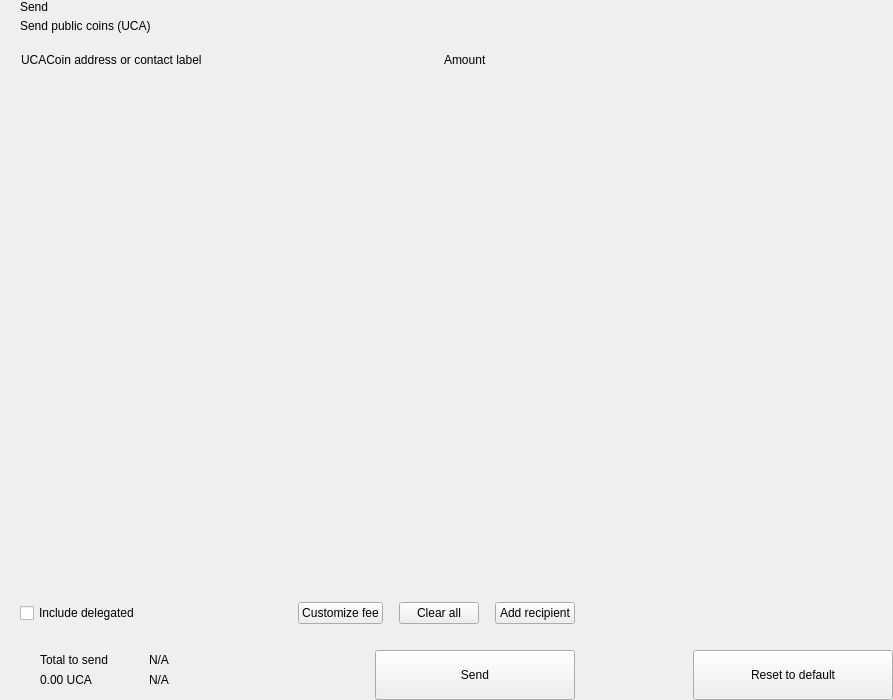
<?xml version="1.0" encoding="UTF-8"?>
<ui version="4.0">
 <class>send</class>
 <widget class="QWidget" name="send">
  <property name="geometry">
   <rect>
    <x>0</x>
    <y>0</y>
    <width>893</width>
    <height>700</height>
   </rect>
  </property>
  <property name="windowTitle">
   <string>Form</string>
  </property>
  <layout class="QHBoxLayout" name="horizontalLayout_2" stretch="2,1">
   <property name="spacing">
    <number>0</number>
   </property>
   <property name="leftMargin">
    <number>0</number>
   </property>
   <property name="topMargin">
    <number>0</number>
   </property>
   <property name="rightMargin">
    <number>0</number>
   </property>
   <property name="bottomMargin">
    <number>0</number>
   </property>
   <item>
    <widget class="QWidget" name="left" native="true">
     <layout class="QVBoxLayout" name="verticalLayout_3">
      <property name="spacing">
       <number>0</number>
      </property>
      <property name="leftMargin">
       <number>0</number>
      </property>
      <property name="topMargin">
       <number>0</number>
      </property>
      <property name="rightMargin">
       <number>0</number>
      </property>
      <property name="bottomMargin">
       <number>0</number>
      </property>
      <item>
       <layout class="QVBoxLayout" name="verticalLayout_22" stretch="0,0,0,1,0,0,0,0">
        <property name="spacing">
         <number>0</number>
        </property>
        <item>
         <layout class="QHBoxLayout" name="horizontalLayout_3">
          <property name="spacing">
           <number>0</number>
          </property>
          <property name="leftMargin">
           <number>20</number>
          </property>
          <property name="rightMargin">
           <number>20</number>
          </property>
          <item>
           <layout class="QVBoxLayout" name="verticalLayout">
            <property name="spacing">
             <number>5</number>
            </property>
            <item>
             <widget class="QLabel" name="labelTitle">
              <property name="text">
               <string>Send</string>
              </property>
              <property name="alignment">
               <set>Qt::AlignLeading|Qt::AlignLeft|Qt::AlignVCenter</set>
              </property>
             </widget>
            </item>
            <item>
             <widget class="QLabel" name="labelSubtitle1">
              <property name="text">
               <string>Send public coins (UCA)</string>
              </property>
             </widget>
            </item>
           </layout>
          </item>
          <item>
           <spacer name="horizontalSpacer">
            <property name="orientation">
             <enum>Qt::Horizontal</enum>
            </property>
            <property name="sizeHint" stdset="0">
             <size>
              <width>40</width>
              <height>20</height>
             </size>
            </property>
           </spacer>
          </item>
         </layout>
        </item>
        <item>
         <spacer name="verticalSpacer_2">
          <property name="orientation">
           <enum>Qt::Vertical</enum>
          </property>
          <property name="sizeType">
           <enum>QSizePolicy::Fixed</enum>
          </property>
          <property name="sizeHint" stdset="0">
           <size>
            <width>20</width>
            <height>20</height>
           </size>
          </property>
         </spacer>
        </item>
        <item>
         <layout class="QHBoxLayout" name="horizontalLayout" stretch="6,0,2">
          <property name="spacing">
           <number>0</number>
          </property>
          <property name="leftMargin">
           <number>10</number>
          </property>
          <property name="topMargin">
           <number>0</number>
          </property>
          <property name="rightMargin">
           <number>20</number>
          </property>
          <property name="bottomMargin">
           <number>0</number>
          </property>
          <item>
           <widget class="QLabel" name="labelSubtitleAddress">
            <property name="styleSheet">
             <string notr="true">margin-left:8px;</string>
            </property>
            <property name="text">
             <string>UCACoin address or contact label</string>
            </property>
           </widget>
          </item>
          <item>
           <spacer name="horizontalSpacer_3">
            <property name="orientation">
             <enum>Qt::Horizontal</enum>
            </property>
            <property name="sizeType">
             <enum>QSizePolicy::Fixed</enum>
            </property>
            <property name="sizeHint" stdset="0">
             <size>
              <width>40</width>
              <height>1</height>
             </size>
            </property>
           </spacer>
          </item>
          <item>
           <widget class="QLabel" name="labelSubtitleAmount">
            <property name="text">
             <string>Amount</string>
            </property>
           </widget>
          </item>
         </layout>
        </item>
        <item>
         <widget class="QScrollArea" name="scrollArea">
          <property name="minimumSize">
           <size>
            <width>0</width>
            <height>350</height>
           </size>
          </property>
          <property name="styleSheet">
           <string notr="true">#scrollArea {
            background:transparent;
            margin-top:10px;
}</string>
          </property>
          <property name="horizontalScrollBarPolicy">
           <enum>Qt::ScrollBarAlwaysOff</enum>
          </property>
          <property name="sizeAdjustPolicy">
           <enum>QAbstractScrollArea::AdjustIgnored</enum>
          </property>
          <property name="widgetResizable">
           <bool>true</bool>
          </property>
          <property name="alignment">
           <set>Qt::AlignLeading|Qt::AlignLeft|Qt::AlignTop</set>
          </property>
          <widget class="QWidget" name="scrollAreaWidgetContents">
           <property name="geometry">
            <rect>
             <x>0</x>
             <y>0</y>
             <width>591</width>
             <height>16</height>
            </rect>
           </property>
           <property name="sizePolicy">
            <sizepolicy hsizetype="Preferred" vsizetype="Maximum">
             <horstretch>0</horstretch>
             <verstretch>0</verstretch>
            </sizepolicy>
           </property>
           <property name="autoFillBackground">
            <bool>false</bool>
           </property>
           <property name="styleSheet">
            <string notr="true">#scrollAreaWidgetContents {
             background:transparent;
             }</string>
           </property>
           <layout class="QVBoxLayout" name="verticalLayout_7">
            <property name="spacing">
             <number>0</number>
            </property>
            <property name="sizeConstraint">
             <enum>QLayout::SetDefaultConstraint</enum>
            </property>
            <property name="leftMargin">
             <number>0</number>
            </property>
            <property name="topMargin">
             <number>0</number>
            </property>
            <property name="rightMargin">
             <number>0</number>
            </property>
            <property name="bottomMargin">
             <number>0</number>
            </property>
           </layout>
          </widget>
         </widget>
        </item>
        <item>
         <spacer name="verticalSpacer_4">
          <property name="orientation">
           <enum>Qt::Vertical</enum>
          </property>
          <property name="sizeType">
           <enum>QSizePolicy::Fixed</enum>
          </property>
          <property name="sizeHint" stdset="0">
           <size>
            <width>20</width>
            <height>20</height>
           </size>
          </property>
         </spacer>
        </item>
        <item>
         <layout class="QHBoxLayout" name="horizontalLayout_20">
          <property name="spacing">
           <number>6</number>
          </property>
          <property name="leftMargin">
           <number>20</number>
          </property>
          <property name="rightMargin">
           <number>20</number>
          </property>
          <item>
           <widget class="QCheckBox" name="checkBoxDelegations">
            <property name="layoutDirection">
             <enum>Qt::LeftToRight</enum>
            </property>
            <property name="text">
             <string>Include delegated</string>
            </property>
           </widget>
          </item>
          <item>
           <spacer name="horizontalSpacer_4">
            <property name="orientation">
             <enum>Qt::Horizontal</enum>
            </property>
            <property name="sizeHint" stdset="0">
             <size>
              <width>10</width>
              <height>20</height>
             </size>
            </property>
           </spacer>
          </item>
          <item>
           <widget class="QPushButton" name="pushButtonFee">
            <property name="focusPolicy">
             <enum>Qt::NoFocus</enum>
            </property>
            <property name="text">
             <string>Customize fee</string>
            </property>
           </widget>
          </item>
          <item>
           <spacer name="horizontalSpacer_11">
            <property name="orientation">
             <enum>Qt::Horizontal</enum>
            </property>
            <property name="sizeType">
             <enum>QSizePolicy::Minimum</enum>
            </property>
            <property name="sizeHint" stdset="0">
             <size>
              <width>10</width>
              <height>20</height>
             </size>
            </property>
           </spacer>
          </item>
          <item>
           <widget class="QPushButton" name="pushButtonClear">
            <property name="focusPolicy">
             <enum>Qt::NoFocus</enum>
            </property>
            <property name="layoutDirection">
             <enum>Qt::RightToLeft</enum>
            </property>
            <property name="text">
             <string>Clear all</string>
            </property>
           </widget>
          </item>
          <item>
           <spacer name="horizontalSpacer_6">
            <property name="orientation">
             <enum>Qt::Horizontal</enum>
            </property>
            <property name="sizeType">
             <enum>QSizePolicy::Fixed</enum>
            </property>
            <property name="sizeHint" stdset="0">
             <size>
              <width>10</width>
              <height>20</height>
             </size>
            </property>
           </spacer>
          </item>
          <item>
           <widget class="QPushButton" name="pushButtonAddRecipient">
            <property name="focusPolicy">
             <enum>Qt::NoFocus</enum>
            </property>
            <property name="text">
             <string>Add recipient</string>
            </property>
           </widget>
          </item>
         </layout>
        </item>
        <item>
         <spacer name="verticalSpacer">
          <property name="orientation">
           <enum>Qt::Vertical</enum>
          </property>
          <property name="sizeType">
           <enum>QSizePolicy::Fixed</enum>
          </property>
          <property name="sizeHint" stdset="0">
           <size>
            <width>20</width>
            <height>16</height>
           </size>
          </property>
         </spacer>
        </item>
        <item>
         <layout class="QHBoxLayout" name="horizontalLayout_7">
          <property name="rightMargin">
           <number>20</number>
          </property>
          <item>
           <layout class="QHBoxLayout" name="horizontalLayout_10">
            <property name="spacing">
             <number>0</number>
            </property>
            <property name="leftMargin">
             <number>8</number>
            </property>
            <item>
             <widget class="QStackedWidget" name="stackedWidget">
              <property name="minimumSize">
               <size>
                <width>0</width>
                <height>60</height>
               </size>
              </property>
              <property name="maximumSize">
               <size>
                <width>16777215</width>
                <height>60</height>
               </size>
              </property>
              <widget class="QWidget" name="page1">
               <layout class="QVBoxLayout" name="verticalLayout_71" stretch="0">
                <property name="spacing">
                 <number>6</number>
                </property>
                <property name="leftMargin">
                 <number>12</number>
                </property>
                <property name="topMargin">
                 <number>0</number>
                </property>
                <property name="rightMargin">
                 <number>0</number>
                </property>
                <property name="bottomMargin">
                 <number>0</number>
                </property>
                <item>
                 <widget class="QWidget" name="coinWidget" native="true">
                  <property name="minimumSize">
                   <size>
                    <width>0</width>
                    <height>60</height>
                   </size>
                  </property>
                  <property name="maximumSize">
                   <size>
                    <width>16777215</width>
                    <height>60</height>
                   </size>
                  </property>
                  <layout class="QHBoxLayout" name="horizontalLayout_9">
                   <property name="spacing">
                    <number>0</number>
                   </property>
                   <property name="leftMargin">
                    <number>20</number>
                   </property>
                   <property name="topMargin">
                    <number>10</number>
                   </property>
                   <property name="rightMargin">
                    <number>20</number>
                   </property>
                   <property name="bottomMargin">
                    <number>10</number>
                   </property>
                   <item>
                    <layout class="QVBoxLayout" name="verticalSend">
                     <property name="spacing">
                      <number>0</number>
                     </property>
                     <item>
                      <widget class="QLabel" name="labelTitleTotalSend">
                       <property name="text">
                        <string>Total to send</string>
                       </property>
                      </widget>
                     </item>
                     <item>
                      <widget class="QLabel" name="labelAmountSend">
                       <property name="text">
                        <string notr="true">0.00 UCA</string>
                       </property>
                      </widget>
                     </item>
                    </layout>
                   </item>
                   <item>
                    <spacer name="horizontalSpacer_9">
                     <property name="orientation">
                      <enum>Qt::Horizontal</enum>
                     </property>
                     <property name="sizeType">
                      <enum>QSizePolicy::Fixed</enum>
                     </property>
                     <property name="sizeHint" stdset="0">
                      <size>
                       <width>20</width>
                       <height>20</height>
                      </size>
                     </property>
                    </spacer>
                   </item>
                   <item>
                    <widget class="QLabel" name="labelLine">
                     <property name="minimumSize">
                      <size>
                       <width>1</width>
                       <height>0</height>
                      </size>
                     </property>
                     <property name="maximumSize">
                      <size>
                       <width>1</width>
                       <height>16777215</height>
                      </size>
                     </property>
                     <property name="text">
                      <string/>
                     </property>
                    </widget>
                   </item>
                   <item>
                    <spacer name="horizontalSpacer_10">
                     <property name="orientation">
                      <enum>Qt::Horizontal</enum>
                     </property>
                     <property name="sizeType">
                      <enum>QSizePolicy::Fixed</enum>
                     </property>
                     <property name="sizeHint" stdset="0">
                      <size>
                       <width>20</width>
                       <height>20</height>
                      </size>
                     </property>
                    </spacer>
                   </item>
                   <item>
                    <layout class="QVBoxLayout" name="verticalRemaining">
                     <property name="spacing">
                      <number>0</number>
                     </property>
                     <item>
                      <widget class="QLabel" name="labelTitleTotalRemaining">
                       <property name="text">
                        <string notr="true">N/A</string>
                       </property>
                      </widget>
                     </item>
                     <item>
                      <widget class="QLabel" name="labelAmountRemaining">
                       <property name="text">
                        <string notr="true">N/A</string>
                       </property>
                      </widget>
                     </item>
                    </layout>
                   </item>
                  </layout>
                 </widget>
                </item>
               </layout>
              </widget>
              <widget class="QWidget" name="page_2"/>
             </widget>
            </item>
           </layout>
          </item>
          <item>
           <spacer name="horizontalSpacer_5">
            <property name="orientation">
             <enum>Qt::Horizontal</enum>
            </property>
            <property name="sizeType">
             <enum>QSizePolicy::Expanding</enum>
            </property>
            <property name="sizeHint" stdset="0">
             <size>
              <width>40</width>
              <height>20</height>
             </size>
            </property>
           </spacer>
          </item>
          <item alignment="Qt::AlignBottom">
           <widget class="QPushButton" name="pushButtonSave">
            <property name="minimumSize">
             <size>
              <width>200</width>
              <height>50</height>
             </size>
            </property>
            <property name="maximumSize">
             <size>
              <width>200</width>
              <height>50</height>
             </size>
            </property>
            <property name="focusPolicy">
             <enum>Qt::NoFocus</enum>
            </property>
            <property name="text">
             <string>Send</string>
            </property>
           </widget>
          </item>
         </layout>
        </item>
       </layout>
      </item>
     </layout>
    </widget>
   </item>
   <item>
    <widget class="QWidget" name="right" native="true">
     <layout class="QVBoxLayout" name="verticalLayout_5">
      <property name="leftMargin">
       <number>0</number>
      </property>
      <property name="topMargin">
       <number>0</number>
      </property>
      <property name="rightMargin">
       <number>0</number>
      </property>
      <property name="bottomMargin">
       <number>0</number>
      </property>
      <item>
       <layout class="QVBoxLayout" name="verticalLayout_4">
        <property name="spacing">
         <number>6</number>
        </property>
        <item>
         <widget class="OptionButton" name="btnCoinControl" native="true">
          <property name="minimumSize">
           <size>
            <width>0</width>
            <height>50</height>
           </size>
          </property>
         </widget>
        </item>
        <item>
         <widget class="OptionButton" name="btnChangeAddress" native="true">
          <property name="minimumSize">
           <size>
            <width>0</width>
            <height>50</height>
           </size>
          </property>
         </widget>
        </item>
        <item>
         <widget class="OptionButton" name="btnUri" native="true">
          <property name="minimumSize">
           <size>
            <width>0</width>
            <height>50</height>
           </size>
          </property>
         </widget>
        </item>
        <item>
         <spacer name="verticalSpacer_5">
          <property name="orientation">
           <enum>Qt::Vertical</enum>
          </property>
          <property name="sizeHint" stdset="0">
           <size>
            <width>20</width>
            <height>40</height>
           </size>
          </property>
         </spacer>
        </item>
        <item>
         <layout class="QHBoxLayout" name="horizontalLayout_8">
          <item>
           <spacer name="horizontalSpacer_7">
            <property name="orientation">
             <enum>Qt::Horizontal</enum>
            </property>
            <property name="sizeHint" stdset="0">
             <size>
              <width>40</width>
              <height>20</height>
             </size>
            </property>
           </spacer>
          </item>
          <item>
           <widget class="QPushButton" name="pushButtonReset">
            <property name="minimumSize">
             <size>
              <width>200</width>
              <height>50</height>
             </size>
            </property>
            <property name="maximumSize">
             <size>
              <width>200</width>
              <height>50</height>
             </size>
            </property>
            <property name="focusPolicy">
             <enum>Qt::NoFocus</enum>
            </property>
            <property name="text">
             <string>Reset to default</string>
            </property>
           </widget>
          </item>
         </layout>
        </item>
       </layout>
      </item>
     </layout>
    </widget>
   </item>
  </layout>
 </widget>
 <customwidgets>
  <customwidget>
   <class>OptionButton</class>
   <extends>QWidget</extends>
   <header>qt/ucacoin/optionbutton.h</header>
   <container>1</container>
  </customwidget>
 </customwidgets>
 <resources/>
 <connections/>
</ui>
